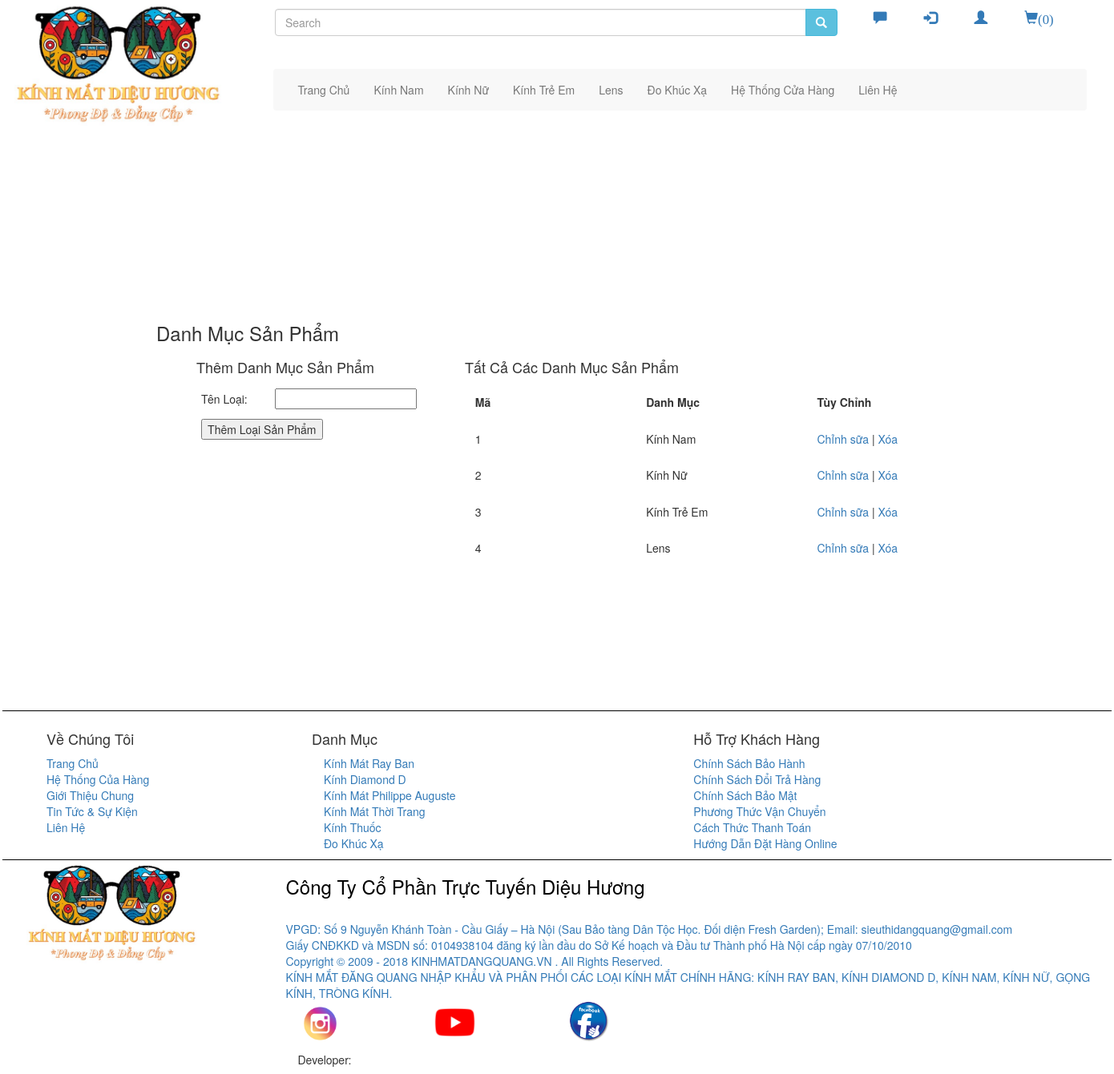
/danhmuc.php, run on the app's committed database.
### tables this page shows
CREATE TABLE categories(
    id_category INT AUTO_INCREMENT,
    name_category VARCHAR(255),
    PRIMARY KEY (id_category)
);

### functions.php (called while the page is built, shortened)
<?php
    function queryReturnArray($sql){
        global $mysqli;
                $array = array();
                $result = $mysqli->query($sql);
                if($result){
                    while($temp = mysqli_fetch_assoc($result)){
                        array_push($array,$temp);
                    }
                }else{
                  echo $mysqli->error;
                }
        return $array;
    }
?>

### danhmuc.php (the view, shortened to what this page needs)
<?php
include("products_php.php");
include("functions.php");
?>
<!DOCTYPE html>
<html lang="en">
<head>
    <link rel="stylesheet" href="https://maxcdn.bootstrapcdn.com/bootstrap/3.3.7/css/bootstrap.min.css">
    <link rel="stylesheet" href="Project_css.css">
	<link rel="stylesheet" href="responsive.css">
	<link rel="stylesheet" href="Project-Js.js">
</head>
<body>
<div class="col-xs-12 col-sm-12 col-md-12 col-lg-12" style="margin:180px">
        <h3> Danh Mục Sản Phẩm</h3>
    <form action="" method="post">
    <div class="row" style="padding-left : 50px;">
        <div class="col-xs-3 col-sm-3 col-md-3 col-lg-3">
        <h4>Thêm Danh Mục Sản Phẩm</h4>
            <table>
                <tr>
                    <td>Tên Loại: </td>
                    <td><input type="text" name="newName"></td>
                </tr>
                <tr>
                    <td colspan="2"><button name="addCategory">Thêm Loại Sản Phẩm</button></td>
                </tr>
            </table>
        </div>
        <div class="col-xs-6 col-sm-6 col-md-6 col-lg-6">
            <h4>Tất Cả Các Danh Mục Sản Phẩm</h4>
            <table>
                <tr>
                    <th>Mã</th>
                    <th>Danh Mục</th>
                    <th>Tùy Chỉnh</th>
                </tr>
                <?php
                $arrCategory = queryReturnArray("SELECT * FROM `categories`");
                foreach($arrCategory as $k=>$v){
                        ?>
                        <tr>
                            <td style="width: 50px"><?php  echo $v['id_category']  ?></td>
                            <td style="width: 150px"><?php  echo $v['name_category']  ?></td>
                            <td> <a href="sanpham.php?id_category=<?php echo $v['id_category'];?>">Chỉnh sữa</a>
                            | <a href="#" onclick="checkDelete(<?php echo $v['id_category']; ?>)" >Xóa</a> </td>
                            <tr>
                        <?php
                        }
            ?>
            </table>
        </div>
        </div>
        </form>
    </div>
    </body>
    </html>
    <?php   include("header.php");include("footer.php");?>

### header.php (shortened to what this page needs)
<!DOCTYPE html>
<html lang="">
<head>
	<link rel="stylesheet" href="https://maxcdn.bootstrapcdn.com/bootstrap/3.3.7/css/bootstrap.min.css">
	<link rel="stylesheet" href="Project_css.css">
	<link rel="stylesheet" href="responsive.css">
	<link rel="stylesheet" href="Project-Js.js">
</head>
<body>
<form action="" method="post">
<div style="margin: 3px 3px 0px 3px;" class="container-fluid">
		<div class="row">
			<div id="header">
				<div class="col-xs-2 col-sm-2 col-md-2 col-lg-2">
					<img src="Images/logo1.jpg" class="logo" alt="Image">
				</div>
				<div class="col-xs-10 col-sm-10 col-md-10 col-lg-10">
					<div class="col-xs-9 col-sm-9 col-md-9 col-lg-9">
						<div class="search-758px">
						<form action="<?php echo $_SERVER['PHP_SELF'];?>" method="GET">
							<div class="input-group">
							<input type="text" class="form-control" name="sear" placeholder="Search"/>
								<span class="input-group-btn">
									<button class="btn btn-info " type="submit" name = "submit">
										<i class="glyphicon glyphicon-search"></i>
									</button>
								</span>
							</div>
							</form>
						</div>
					</div>
					<div class="col-xs-3 col-sm-3 col-md-3 col-lg-3 fa-pull-right ">
						<div class="col-xs-3 col-sm-3 col-md-3 col-lg-3">
							<a href="#" class="glyphicon glyphicon-comment icon"></a>
						</div>
						<?php
							if(!isset($_SESSION['name'])){
								?>
								<div class="col-xs-3 col-sm-3 col-md-3 col-lg-3">
								<a href="loginUser.php?login=loginUser" class="glyphicon glyphicon-log-in icon" ></a>
								</div>
								<div class="col-xs-3 col-sm-3 col-md-3 col-lg-3">
									<a href="RegisterUsers.php?register=register" class="glyphicon glyphicon-user icon"></a>
								</div>
								<?php
							}
						?>
						<div class="col-xs-3 col-sm-3 col-md-3 col-lg-3">
							<a href="giohang.php" class="glyphicon glyphicon-shopping-cart icon" ><?php
							if(isset($_SESSION['soluong'])){
									echo "(".$_SESSION['soluong'].")";
							}else{
								echo "(0)";
							}
							?></a>
						</div>
					</div>
					<div class="menu-psive1" style="padding-right: 4px">
						<div class="col-xs-12 col-sm-12 col-md-12 col-lg-12">
							<nav class="navbar navbar-default" role="navigation">
								<div class="collapse navbar-collapse navbar-ex1-collapse">
									<ul class="nav navbar-nav  menu">
										<li><a href="Trangchu.php" style="width: auto">Trang Chủ</a>
										</li>
									</ul>
										<?php  $arrCategory = queryReturnArray("SELECT * FROM `categories`");
											foreach($arrCategory as $k=>$v){
												?>
												<ul class="nav navbar-nav  menubar">
												<li class="menu"><a href="content1.php?idcate=<?php echo $v['id_category']; ?>"><?php echo $v['name_category']; ?></a></li>
												</ul>
											<?php
											}
										?>
									<ul class="nav navbar-nav  menubar">
										<li class="menu"><a href="404notfound.php">Đo Khúc Xạ</a></li>
									</ul>
									<ul class="nav navbar-nav  menubar">
										<li class="menu"><a href="404notfound.php">Hệ Thống Cửa Hàng</a></li>
									</ul>
									<ul class="nav navbar-nav  menubar">
										<li class="menu"><a href="404notfound.php">Liên Hệ</a></li>
									</ul>
								</div>
							</nav>
						</div>
					</div>
				</div>
			</div>
		</div>

### Project_css.css (style rules this page uses)
.icon { margin-top:40px; font-size: 25px; }
html { scroll-behavior: smooth; padding-top: 200px; }
#header { position: fixed; background: white; top: 0; z-index: 100; }
.menubar { position: relative; display: inline-block; }
.menu { position: relative; }
td, th { width: 18%; padding: 2%; }

### responsive.css (style rules this page uses)
@media only screen and (min-width:600px) { .icon { display: none; } }
@media only screen and (min-width:600px) { .menu-psive1 { display: none; } }
@media only screen and (min-width:600px) { .col-xs-9 { width: 75%; margin-top: 8%; margin-left: 30%; } }
@media only screen and (min-width:600px) { .menu { width: 100%; width: 500px; } }
@media only screen and (min-width:600px) { .logo { width: 250%; height: 180%; } }
@media only screen and (min-width:768px) { .menu-psive1 { display: none; } }
@media only screen and (min-width:768px) { .logo { width: 120%; height: 250%; } }
@media only screen and (min-width:768px) { .col-xs-9 { display: block; width: 70%; height: 20; margin-top: 4%; height: 20px; margin-left: 20px; } }
@media only screen and (min-width:768px) { .icon { display: block; margin-top: 40%; font-size: 100%; width: 50%; } }
@media only screen and (min-width:768px) { .col-md-3 { width: 25%; margin-top: 4%; } }
@media only screen and (min-width:768px) { .menu { width: auto; } }
@media only screen and (min-width:1215px) { .icon { margin-top: 10px; font-size: 120%; } }
@media only screen and (min-width:1215px) { .logo { width: 130%; height: 300%; } }
@media only screen and (min-width:1215px) { .col-xs-9 { display: block; width: 65%; height: 20; margin-top: 1%; height: 20px; margin-left: 7%; } }
@media only screen and (min-width:1215px) { .icon { display: block; margin-top: 40%; font-size: 120%; width: 50%; } }
@media only screen and (min-width:1215px) { .col-md-3 { width: 25%; margin-top: 0%; } }
@media only screen and (min-width:1215px) { .menu { width: auto; } }
@media only screen and (min-width:1215px) { .navbar { position: relative; min-height: 50px; margin-top: 5%; margin-left: 7%; border: 1px solid transparent; } }
@media only screen and (min-width:1215px) { .menu-psive1 { display: block; } }

### danhmuc.php (style rules this page uses)
html { scroll-behavior: smooth; }

### data on the page
categories: id_category "1", name_category "Kính Nam"
categories: id_category "2", name_category "Kính Nữ"
categories: id_category "3", name_category "Kính Trẻ Em"
categories: id_category "4", name_category "Lens"
